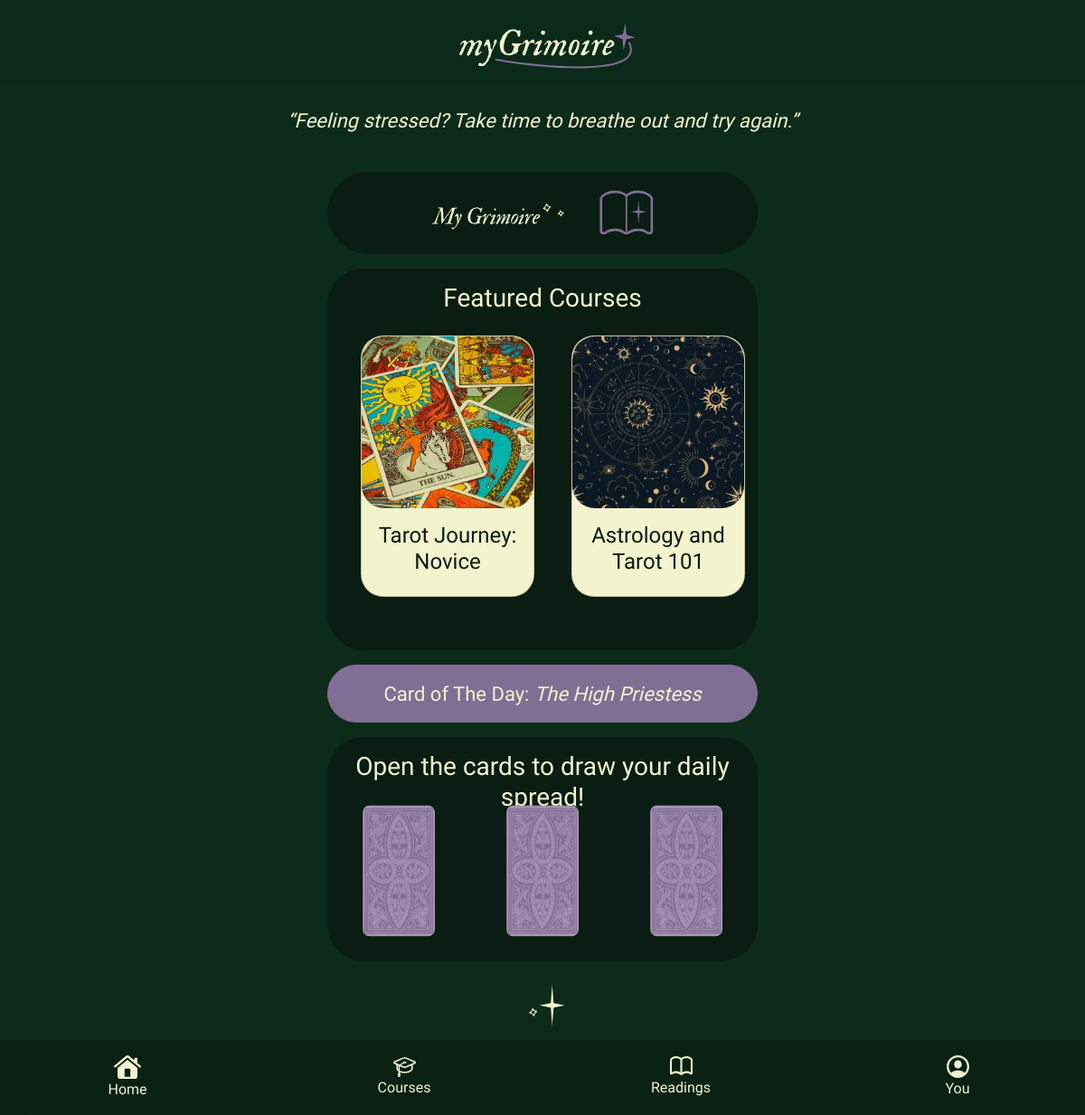
/main/, run on the app's committed database.
### myGrimoire/models.py (models this page shows)
class Course(models.Model):
    title = models.CharField(max_length=100)
    content = models.TextField(null=True, blank=True)
    image = models.ImageField(upload_to="cover_image", null=True, blank=True)
    author = models.ForeignKey(User, on_delete=models.CASCADE, null=True, blank=True)
    rating = models.IntegerField()
    description = models.TextField(null=True, blank=True)
    featured = models.BooleanField(default=0)  # 0 for regular, 1 for featured

class TarotCard(models.Model):
    name = models.CharField(max_length=100)
    content = models.TextField(null=True, blank=True)
    image = models.ImageField(upload_to="tarot_card_image", null=True, blank=True)
    suit = models.CharField(max_length=10, null=True, blank=True)
    author = models.ForeignKey(User, on_delete=models.CASCADE, null=True, blank=True)
    isMajorArcana = models.BooleanField(default=0)  # 0 for minor, 1 for major
    cardOfTheDay = models.BooleanField(default=0)   # 1 for "Card Of The Day"

### myGrimoire/views.py (the view)
# urls.py: path("main/", views.mainpage, name="mainpage"),
def mainpage(request):
    tarot_cards = TarotCard.objects.all()
    queryset = Course.objects.all()
    context = {"courses": queryset, "tarotCards": tarot_cards}
    return render(request, "main.html", context=context)

### templates/main.html (shortened to what this page needs)
{% extends 'bs_main.html' %}
{% load crispy_forms_tags %}
{% load static %}
{% block content %}
    <br>
    <div id="main_content">
    <div id="quote-text" class="container col-8 text-center">
        <p style="font-family: 'IM Fell DW Pica', serif; color: #F3F3CD; font-size: 22px;"><i>“Feeling stressed? Take time to breathe out and try again.”</i></p>
    </div>
        <div class="container col-lg-5">
            <div class="d-grid pt-4 gap-3">
                <a id="ui-bar-grn" class="btn" style="--bs-btn-padding-y: .90rem; --bs-btn-padding-x: .10rem; font-size: 22px;" href="mygrimoire/main/my-grimoire" role="button">
                    <img src="{% static 'myGrimoire/images/my_grimoire_text_button.svg' %}" alt="logo" style="width: 180px;">
                    <img src="{% static 'myGrimoire/images/grimoire_icon.svg' %}" alt="logo" style="width: 60px; height: 60px;">
                </a>
            <div style="display: grid;overflow-x: auto;" id="ui-grn" class="text-center gap-2 pt-2"><h3 class="pt-2 gap-2" style="height: 50px;">Featured Courses</h3>
                    <div class="container gap-3" style="display: grid; grid-auto-flow: column; grid-auto-columns: auto; overflow-x: auto;">
                        {% for course in courses %}
                            {% if course.featured == 1 %}
                                <a style="text-decoration: none;" href="courses/{{ course.id }}/start">
                        <div class="card text-center" style="background-color: #F3F3CD; width: 12rem; margin-bottom: 30px; border-radius: 25px; margin-left:25px">
                            <img style="border-radius: 25px" src="{{ MEDIA_URL }}{{ course.image.url }}" class="card-img-top" alt="...">
                                <div class="card-body">
                                    <h4 style="color: #091D12; font-family: 'IM Fell DW Pica', serif">{{ course.title }}</h4>
                                </div>
                        </div>
                                </a>
                            {% endif %}
                        {% endfor %}
                    </div>
                </div>
                    {% for tarotCard in tarotCards %}
                        {% if tarotCard.cardOfTheDay == 1 %}
                            <a id="ui-bar-prpl-active" class="btn btn-mg" style="--bs-btn-padding-y: .90rem; --bs-btn-padding-x: .10rem; font-size: 22px;" href="/mygrimoire/main/readings/all-tarot-cards/{{ tarotCard.id }}" role="button">
                                Card of The Day: <i>{{ tarotCard.name }}</i></a>
                        {% endif %}
            {% endfor %}
                <div class="container" id="ui-grn">
                    <h3 class="pt-3 text-center" style="height: 50px;">Open the cards to draw your daily spread!</h3>
                    <div class="row text-center">
                        <div class="col">
                    <img id="card1" src="{% static 'myGrimoire/images/cards/card-back.svg' %}" onclick="flipCard1()" alt="logo" style="width: 80px; height: 180px; margin-bottom: 10px">
                        </div>
                        <div class="col">
                    <img id="card2" src="{% static 'myGrimoire/images/cards/card-back.svg' %}" onclick="flipCard2()" alt="logo" style="width: 80px; height: 180px">
                        </div>
                        <div class="col">
                    <img id="card3" src="{% static 'myGrimoire/images/cards/card-back.svg' %}" onclick="flipCard3()" alt="logo" style="width: 80px; height: 180px;">
                        </div>
                    </div>
                </div>
            </div>
        </div>
</div>
    <div class="container text-center pt-4">
    <img src="{% static 'myGrimoire/images/stars_group_two.svg' %}" alt="logo" style="width: 50px; height: 50px">
    </div>
    <br>
    <br>
    <br>
    <br>
            <div id="bottom-bar" class="text-center fixed-bottom pt-3">
            <div class="row-cols-md-auto">
  <div class="row text-center">
    <div class="col">
        <a style="text-decoration: none;" href="/mygrimoire/main"><img style="width: 30px" src="{% static 'myGrimoire/images/icons/home-fill.svg' %}" alt="logo"><p style="font-family: 'IM Fell DW Pica', serif; color:#F3F3CD">Home</p></a>
    </div>
    <div class="col">
      <a style="text-decoration: none;" href="/mygrimoire/courses"><img style="width: 25px" src="{% static 'myGrimoire/images/icons/cap.svg' %}" alt="logo"><p style="font-family: 'IM Fell DW Pica', serif; color:#F3F3CD">Courses</p></a>
    </div>
    <div class="col">
      <a style="text-decoration: none;" href="/mygrimoire/readings"><img style="width: 25px; margin-bottom: 2px;" src="{% static 'myGrimoire/images/icons/book.svg' %}" alt="logo"><p style="font-family: 'IM Fell DW Pica', serif; color:#F3F3CD">Readings</p></a>
    </div>
      <div class="col">
      <a style="text-decoration: none;" href="/mygrimoire/you"><img style="width: 25px" src="{% static 'myGrimoire/images/icons/person-crop-circle.svg' %}" alt="logo"><p style="font-family: 'IM Fell DW Pica', serif; color:#F3F3CD">You</p></a>
    </div>
  </div>
</div>
</div>
{% endblock %}

### templates/bs_main.html (shortened to what this page needs)
<!DOCTYPE html>
<html lang="en">
<head>
    {% load static %}
    <link rel="stylesheet" type="text/css" href="{% static 'myGrimoire/css/bootstrap.css' %}" >
    <link rel="stylesheet" type="text/css" href="{% static 'myGrimoire/master_transition.css' %}" >
</head>
<body>
<div class="container col-lg-5 pt-2">
</div>
        <div id="top-bar" class="navbar fixed-top position-sticky" >
            <div class="container-fluid justify-content-center">
                <img src="{% static 'myGrimoire/images/logo_light.svg' %}" alt="logo">
            </div>
        </div>
{% block content %}
{% endblock %}
</body>
</html>

### templates/messages-alert.html (shortened to what this page needs)
{% load static %}

### myGrimoire/static/myGrimoire/master_transition.css (style rules this page uses)
#main_content { animation: transitionIn 0.3s; }

### templates/bs_main.html (style rules this page uses)
body { background-color: #0D2B1B }
#top-bar { height: 85px; backdrop-filter: blur(20px); -webkit-backdrop-filter: blur(20px); background-blend-mode: hard-light; top: -10px; background-color: #0D2B1B99; }
#bottom-bar { backdrop-filter: blur(20px); -webkit-backdrop-filter: blur(20px); background-color: #091D1299; }
#quote-text { font-family: IM FELL DW PICA ITALIC; }
h3 { font-family: 'IM Fell DW Pica', serif; color: #F3F3CD; }
#ui-bar-prpl-active { border-radius: 50px; font-family: 'IM Fell DW Pica', serif; color: #F3F3CD; font-size: 15pt; }
#ui-grn { background-color: #091D12; border-radius: 40px; width: available; }
#ui-bar-grn { --bs-btn-color: #fff; --bs-btn-bg: #091D12; --bs-btn-border-color: #091D12; --bs-btn-hover-color: #fff; --bs-btn-hover-bg: #04140B; --bs-btn-hover-border-color: #04140B; --bs-btn-focus-shadow-rgb: 49, 132, 253; --bs-btn-active-color: #fff; --bs-btn-active-bg: #091D12; --bs-btn-active-border-color: #091D12; --bs-btn-active-shadow: inset 0 3px 5px rgba(0, 0, 0, 0.125); --bs-btn-disabled-color: #fff; --bs-btn-disabled-bg: #091D12; --bs-btn-disabled-border-color: #091D12; border-radius: 50px; font-family: 'IM Fell DW Pica', serif; color: #F3F3CD; font-size: 15pt; }

### data on the page
Course: image (picture), title "Tarot Journey: Novice"
Course: image (picture), title "Astrology and Tarot 101"
TarotCard: name "The High Priestess"
